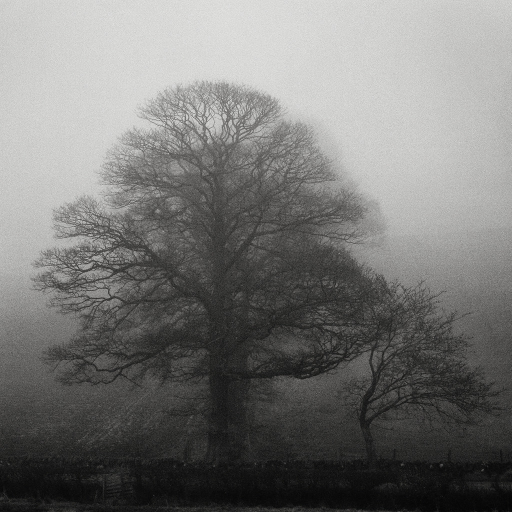
#> input picture PERTEMUAN 4/KUIS/KUIS 2/input.jpg, 1024 x 1024 px, given in place of the camera (shown at 1/2 size)
$ python latihan3.py
#> lines starting #> are read from the running program, lines starting #| are printed output that depends on the picture; after the words box and inside, x2 and y2 are one past the last pixel; in counts of white or black regions, pixels touching at a corner belong together
# ============================================
# LATIHAN 3: REAL-TIME VIDEO ENHANCEMENT
# ============================================

import cv2
import numpy as np
import time
from collections import deque

class RealTimeEnhancement:

    def __init__(self, target_fps=30, buffer_size=5):
        """
        Inisialisasi sistem enhancement

        Parameters:
        target_fps : target frame per second
        buffer_size : jumlah frame history untuk temporal consistency
        """
        self.target_fps = target_fps
        self.history_buffer = deque(maxlen=buffer_size)
        self.frame_time = 1.0 / target_fps

        # CLAHE untuk adaptive enhancement
        self.clahe = cv2.createCLAHE(
            clipLimit=2.0,
            tileGridSize=(8,8)
        )

    # ============================================
    # Contrast Stretching
    # ============================================
    def contrast_stretch(self, image):

        min_val = np.min(image)
        max_val = np.max(image)

        stretched = (image - min_val) * (255/(max_val - min_val + 1e-5))
        stretched = np.clip(stretched,0,255)

        return stretched.astype(np.uint8)

    # ============================================
    # Gamma Correction
    # ============================================
    def gamma_correction(self, image, gamma=1.2):

        invGamma = 1.0 / gamma
        table = np.array([
            ((i / 255.0) ** invGamma) * 255
            for i in np.arange(0,256)
        ]).astype("uint8")

        return cv2.LUT(image, table)

    # ============================================
    # Adaptive Histogram Equalization
    # ============================================
    def adaptive_enhancement(self, frame):

        lab = cv2.cvtColor(frame, cv2.COLOR_BGR2LAB)
        l, a, b = cv2.split(lab)

        l_enhanced = self.clahe.apply(l)

        merged = cv2.merge((l_enhanced,a,b))
        enhanced = cv2.cvtColor(merged, cv2.COLOR_LAB2BGR)

        return enhanced

    # ============================================
    # Temporal Smoothing
    # ============================================
    def temporal_smoothing(self, frame):

        self.history_buffer.append(frame)

        avg_frame = np.mean(self.history_buffer, axis=0).astype(np.uint8)

        return avg_frame

    # ============================================
    # Frame Enhancement
    # ============================================
    def enhance_frame(self, frame, enhancement_type='adaptive'):
        """
        Enhance single frame with real-time constraints
        """

        if enhancement_type == 'adaptive':
            enhanced = self.adaptive_enhancement(frame)

        elif enhancement_type == 'contrast':
            gray = cv2.cvtColor(frame, cv2.COLOR_BGR2GRAY)
            enhanced_gray = self.contrast_stretch(gray)
            enhanced = cv2.cvtColor(enhanced_gray, cv2.COLOR_GRAY2BGR)

        elif enhancement_type == 'gamma':
            enhanced = self.gamma_correction(frame)

        else:
            enhanced = frame

        # Temporal consistency
        enhanced = self.temporal_smoothing(enhanced)

        return enhanced


# ============================================
# MAIN PROGRAM
# ============================================

def main():

    print("=== REAL-TIME VIDEO ENHANCEMENT ===")
    print("Tekan tombol berikut:")
    print("1 = Adaptive Enhancement")
    print("2 = Contrast Stretching")
    print("3 = Gamma Correction")
    print("Q = Keluar")

    enhancer = RealTimeEnhancement(target_fps=30)

    # Gunakan webcam
    cap = cv2.VideoCapture(0)

    enhancement_mode = 'adaptive'

    while True:

        start_time = time.time()

        ret, frame = cap.read()
#> frame is the input picture: shape (1024, 1024, 3); mean B, G, R 116.8, 118.5, 118.8
        if not ret:
            break

        # Resize agar lebih cepat
        frame = cv2.resize(frame, (640,480))
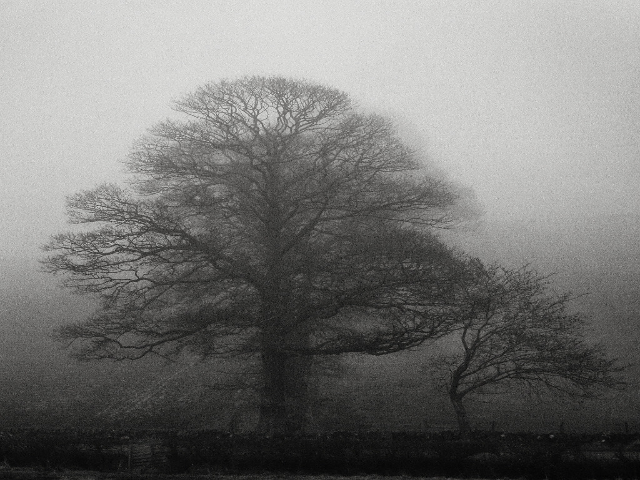
#> frame: shape (480, 640, 3); mean B, G, R 116.7, 118.4, 118.7

        # Enhance frame
        enhanced_frame = enhancer.enhance_frame(frame, enhancement_mode)
#> in adaptive_enhancement, `lab = cv2.cvtColor(frame, cv2.COLOR_BGR2LAB)`: lab: shape (480, 640, 3); mean of channels 0, 1, 2 123, 127.8, 128.9
#> in adaptive_enhancement, `l_enhanced = self.clahe.apply(l)`:
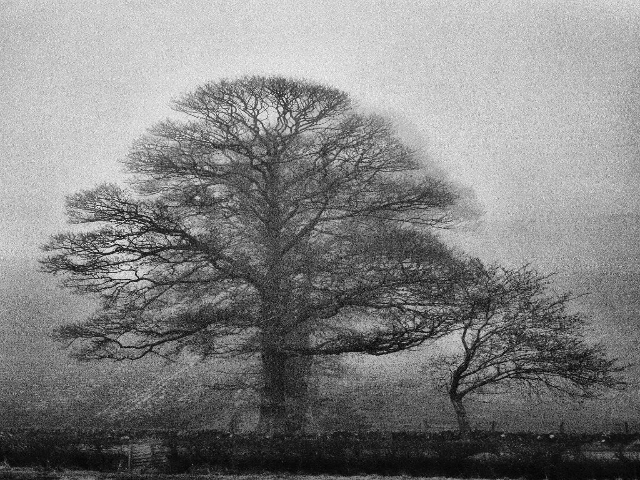
#> l_enhanced: shape (480, 640); min 2, max 248, mean 129.6
#> in adaptive_enhancement, `merged = cv2.merge((l_enhanced,a,b))`: merged: shape (480, 640, 3); mean of channels 0, 1, 2 129.6, 127.8, 128.9

        # Tampilkan
        combined = np.hstack((frame, enhanced_frame))
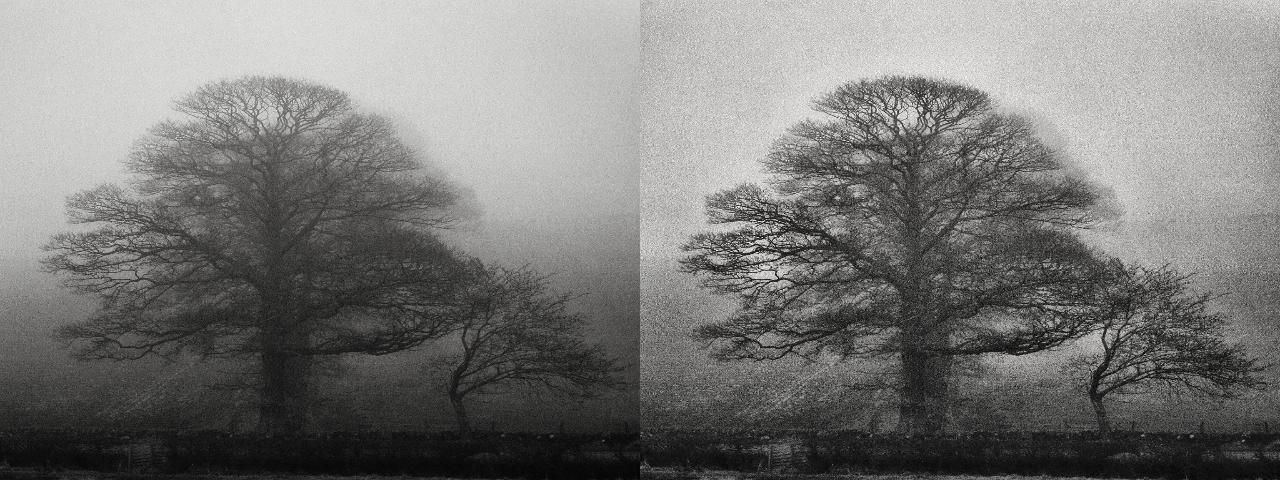
#> combined: shape (480, 1280, 3); mean B, G, R 119.6, 121.3, 121.6

        cv2.putText(combined,
                    f"Mode: {enhancement_mode}",
                    (10,30),
                    cv2.FONT_HERSHEY_SIMPLEX,
                    1,
                    (0,255,0),
                    2)
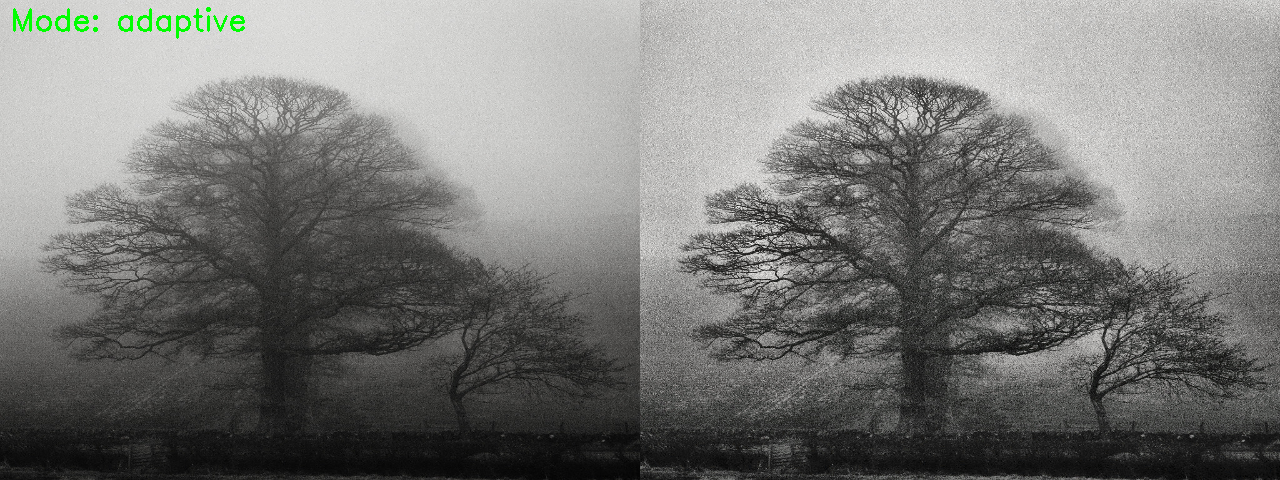
#> combined: shape (480, 1280, 3); 0.28% of pixels changed, all inside (x1, y1, x2, y2) = (13, 7, 245, 39)

        cv2.imshow("Real-Time Video Enhancement (Original | Enhanced)", combined)

        # Kontrol FPS
        elapsed = time.time() - start_time
        if elapsed < enhancer.frame_time:
            time.sleep(enhancer.frame_time - elapsed)

        key = cv2.waitKey(1) & 0xFF
#> (key q is pressed here)

        if key == ord('1'):
            enhancement_mode = 'adaptive'

        elif key == ord('2'):
            enhancement_mode = 'contrast'

        elif key == ord('3'):
            enhancement_mode = 'gamma'

        elif key == ord('q'):
            break

    cap.release()
    cv2.destroyAllWindows()


# ============================================
# RUN PROGRAM
# ============================================

if __name__ == "__main__":
    main()

$ run again, on PERTEMUAN 4/KUIS/KUIS 2/medical.jpeg
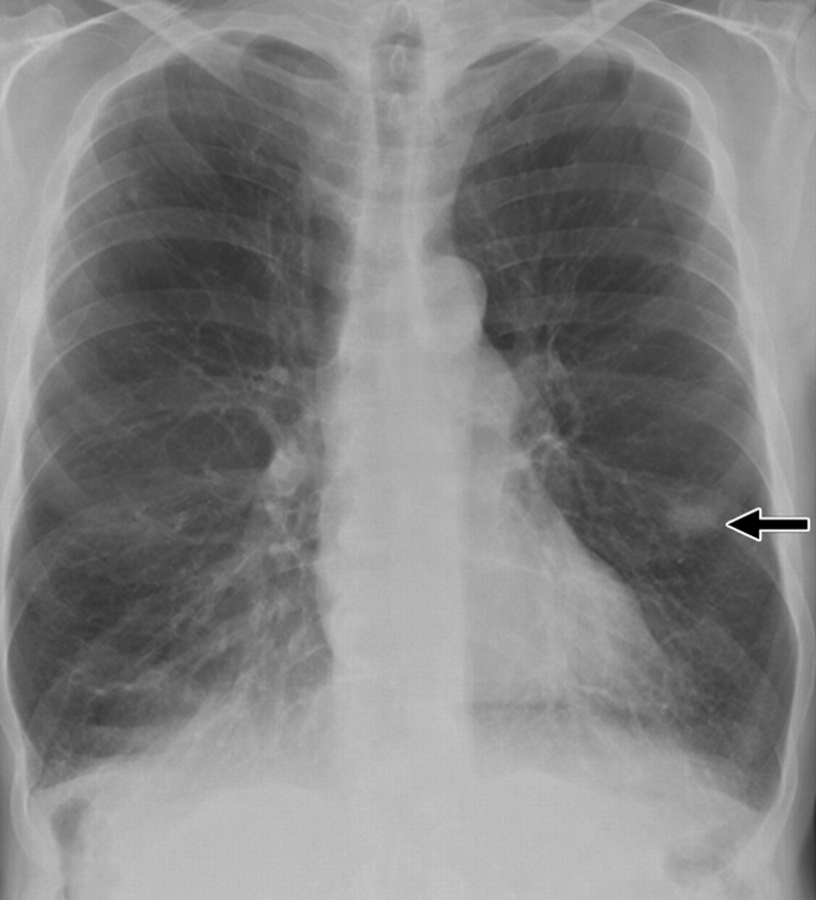
#> input picture PERTEMUAN 4/KUIS/KUIS 2/medical.jpeg, 1631 x 1800 px, given in place of the camera (shown at 1/2 size)
#> in main, frame is the input picture: shape (1800, 1631, 3); min 0, max 255, mean 130.4
#> frame: shape (480, 640, 3)
#> lab: shape (480, 640, 3); mean of channels 0, 1, 2 137.8, 128, 128
#> a: shape (480, 640); every value is 128
#> in adaptive_enhancement, `l_enhanced = self.clahe.apply(l)`:
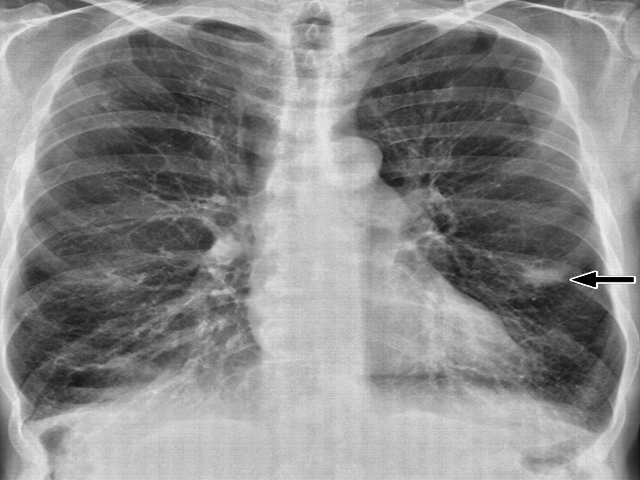
#> l_enhanced: shape (480, 640); min 1, max 255, mean 138.6
#> merged: shape (480, 640, 3); mean of channels 0, 1, 2 138.6, 128, 128
#> in main, `cv2.putText(combined, f"Mode: {enhancement_mode}", (10,30), cv2.FONT_H..`:
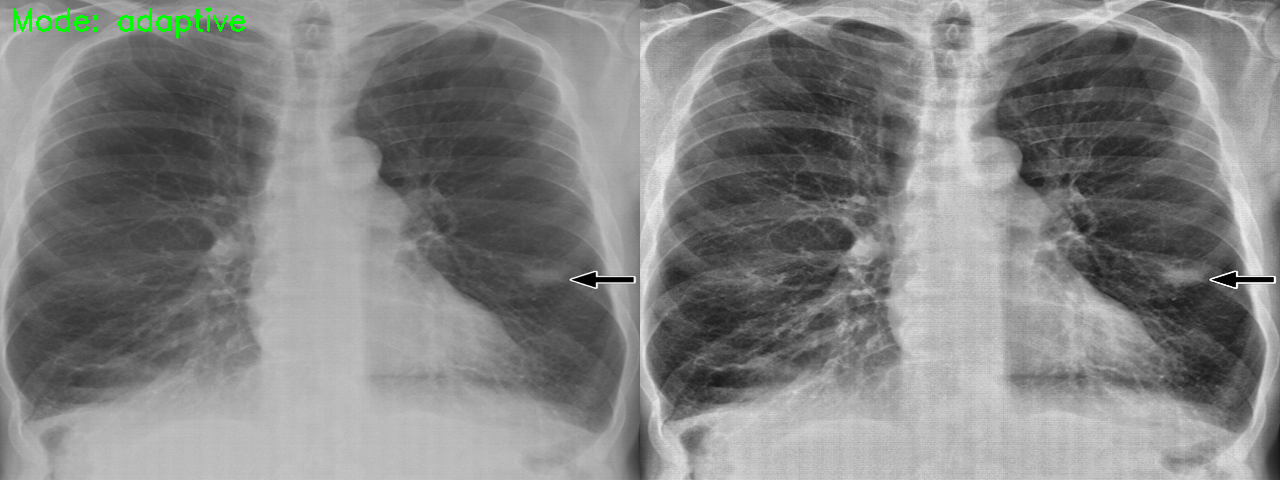
#> combined: shape (480, 1280, 3); mean B, G, R 130.7, 131.4, 130.7
